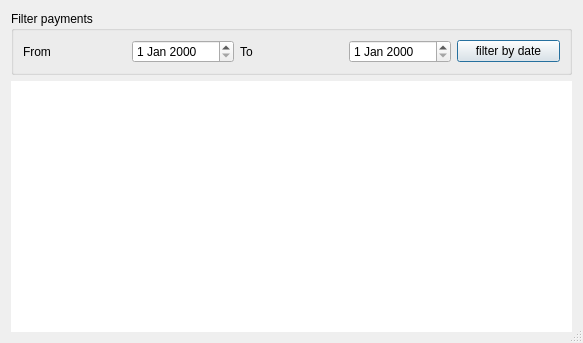
<?xml version="1.0" encoding="UTF-8"?>
<ui version="4.0">
 <class>PaymentHistory</class>
 <widget class="QDialog" name="PaymentHistory">
  <property name="windowModality">
   <enum>Qt::WindowModal</enum>
  </property>
  <property name="geometry">
   <rect>
    <x>0</x>
    <y>0</y>
    <width>583</width>
    <height>343</height>
   </rect>
  </property>
  <property name="font">
   <font>
    <family>Segoe UI</family>
    <pointsize>9</pointsize>
    <weight>50</weight>
    <bold>false</bold>
   </font>
  </property>
  <property name="windowTitle">
   <string>Payment history</string>
  </property>
  <property name="sizeGripEnabled">
   <bool>true</bool>
  </property>
  <property name="modal">
   <bool>true</bool>
  </property>
  <layout class="QVBoxLayout" name="verticalLayout">
   <item>
    <layout class="QHBoxLayout" name="horizontalLayout_2">
     <item>
      <widget class="QGroupBox" name="groupBox">
       <property name="title">
        <string>Filter payments</string>
       </property>
       <layout class="QHBoxLayout" name="horizontalLayout">
        <item>
         <widget class="QLabel" name="label_2">
          <property name="text">
           <string>From</string>
          </property>
         </widget>
        </item>
        <item>
         <widget class="QDateEdit" name="dateEdit_pfrom"/>
        </item>
        <item>
         <widget class="QLabel" name="label_3">
          <property name="text">
           <string>To</string>
          </property>
         </widget>
        </item>
        <item>
         <widget class="QDateEdit" name="dateEdit_pto"/>
        </item>
        <item>
         <widget class="QPushButton" name="pushButton_dateFilter">
          <property name="text">
           <string>filter by date</string>
          </property>
         </widget>
        </item>
       </layout>
      </widget>
     </item>
    </layout>
   </item>
   <item>
    <widget class="QTableView" name="tableView_paymentHistory">
     <property name="frameShape">
      <enum>QFrame::NoFrame</enum>
     </property>
     <property name="editTriggers">
      <set>QAbstractItemView::NoEditTriggers</set>
     </property>
     <property name="alternatingRowColors">
      <bool>true</bool>
     </property>
     <property name="selectionBehavior">
      <enum>QAbstractItemView::SelectRows</enum>
     </property>
     <property name="showGrid">
      <bool>false</bool>
     </property>
     <property name="sortingEnabled">
      <bool>true</bool>
     </property>
     <property name="wordWrap">
      <bool>false</bool>
     </property>
    </widget>
   </item>
  </layout>
 </widget>
 <resources/>
 <connections/>
</ui>
